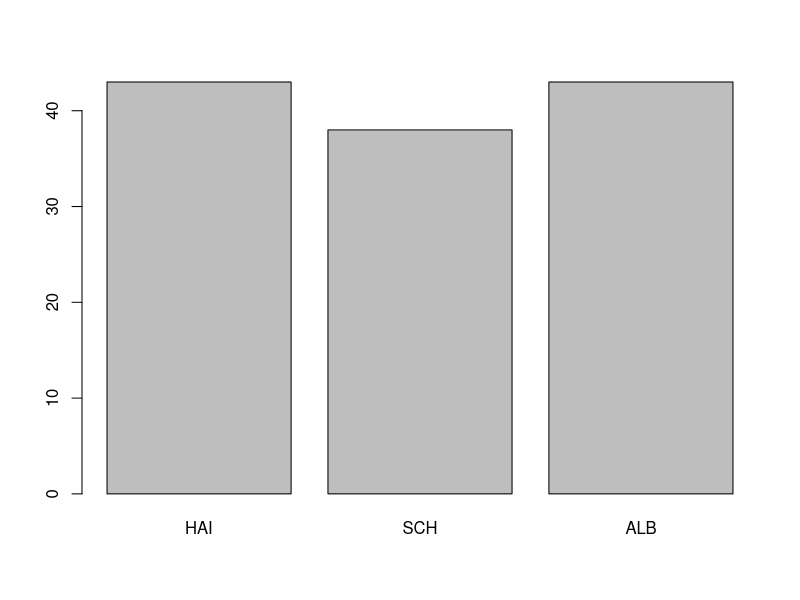
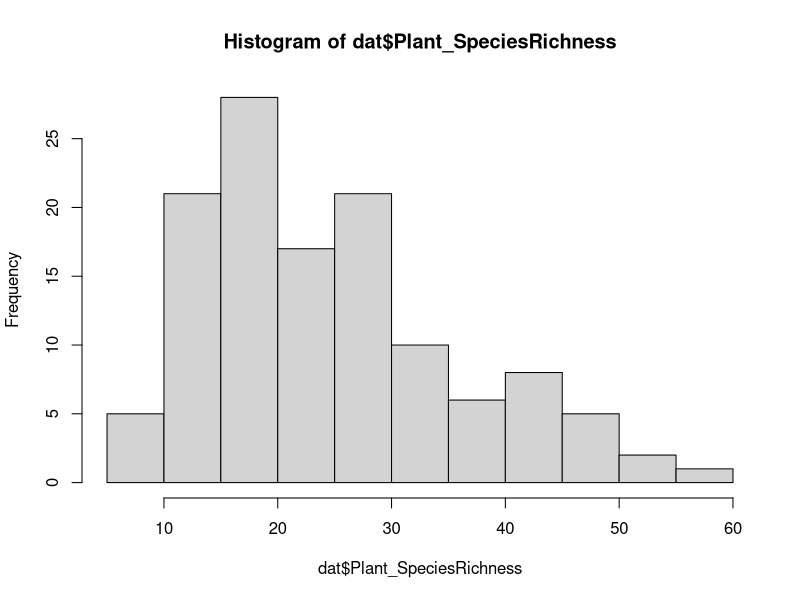
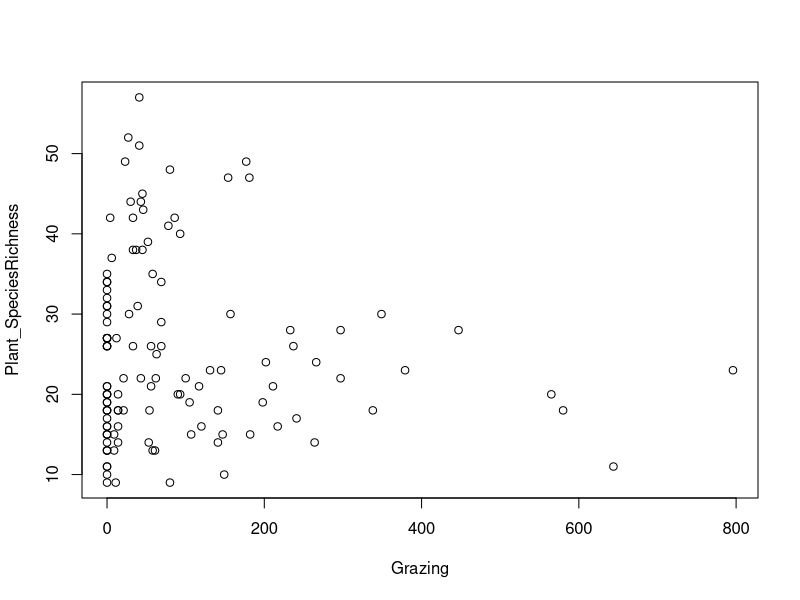
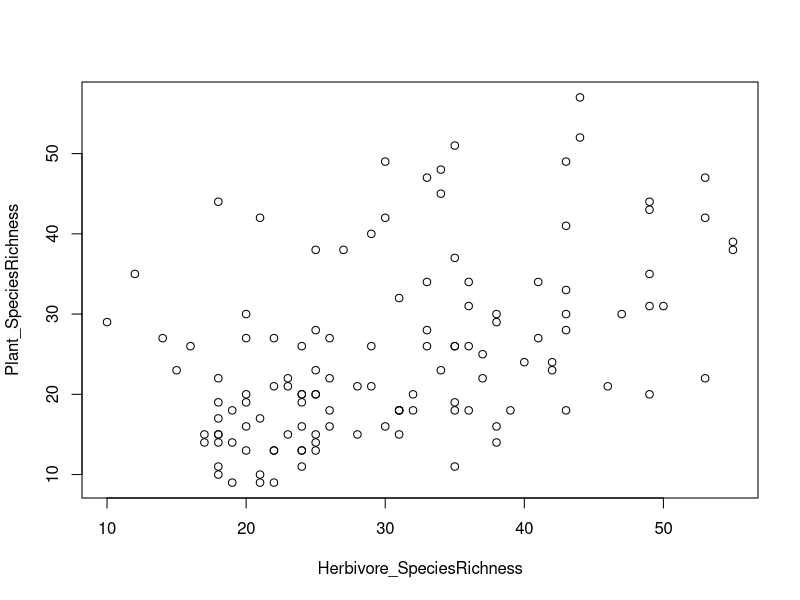
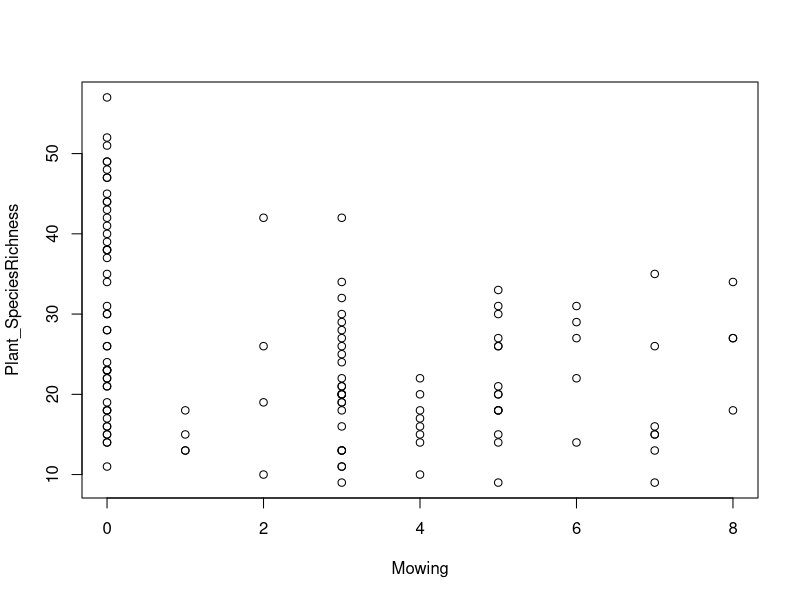
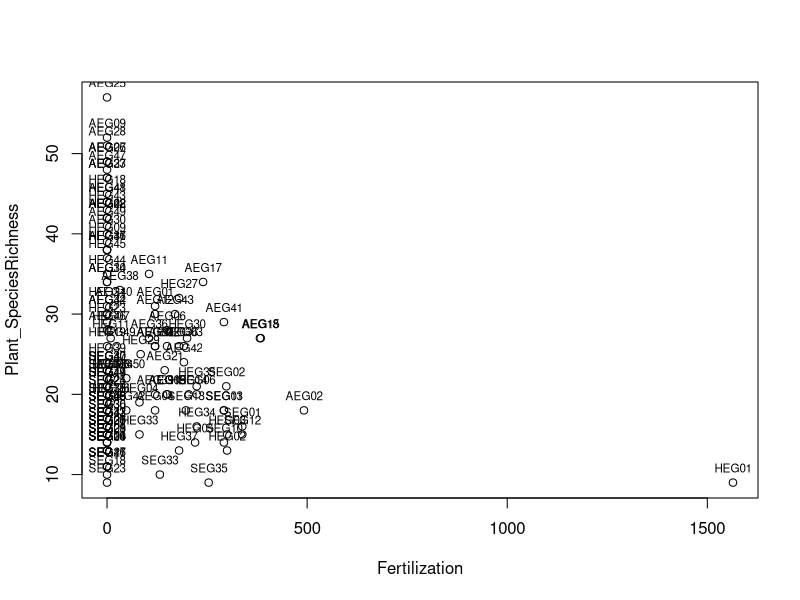
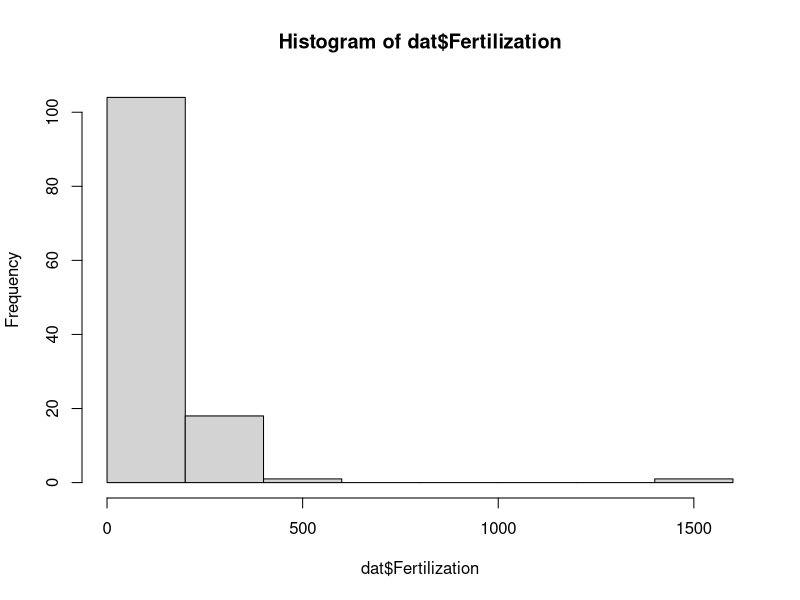
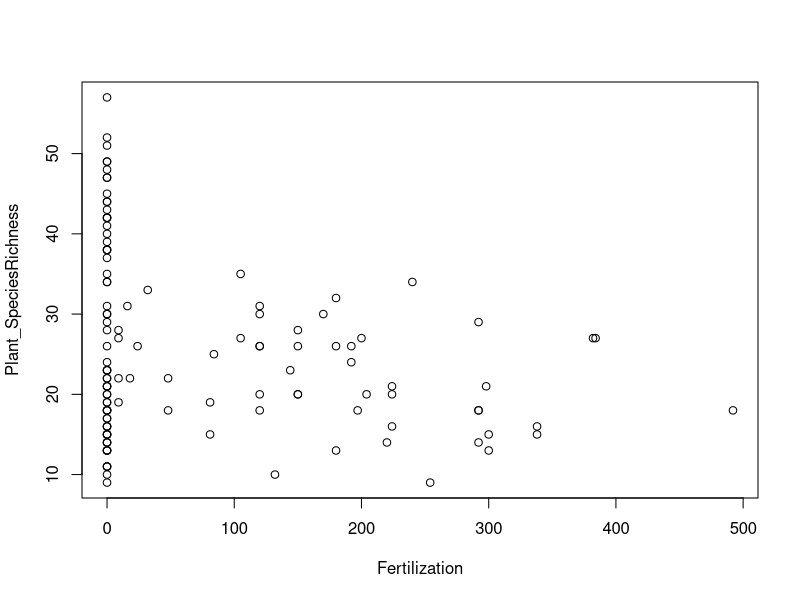

Reproduce these figures in R, in order.
###################################
## Biodiversity Exploratories    ##
## Introduction to stats with R  ##
## code by Caterina Penone       ##
## caterina.penone@ips.unibe.ch  ##
## Long version                  ##
###################################

install.packages(c("ggplot2", "MASS", "effects", "car", "corrplot", "GGally"))

library(corrplot)
library(car)
library(GGally)
library(effects)

# The folder structure is assumed to be identical to the folder structure in GitHub,
#  see https://github.com/biodiversity-exploratories-synthesis/Synthesis_courses_workshops
#  the required dataset is saved in the same folder as this script.
getwd() # double-check if your working directory is where you expect it to be 
        #  --> wherever you store this script and the according dataset.
setwd("Help_desk_Fall_2021/")

##### Data exploration #####
#read arthropod - plant dataset
dat <- read.table("example_data_linear_models.txt", h=T, sep="\t")

#have a look at the data
dim(dat)
names(dat)
head(dat)
summary(dat)

# check data types in the data
str(dat)
# 3 columns are characters, but should be factors
# region
#recode the regions names (to avoid problems with special characters)
dat$Region <- sub("Schwäbische Alb", "ALB", dat$Region)
dat$Region <- sub("Schorfheide-Chorin", "SCH", dat$Region)
dat$Region <- sub("Hainich-Dün", "HAI", dat$Region)
class(dat$Region) #it's a character
dat$Region <- as.factor(dat$Region) # convert to factor
levels(dat$Region) <- c("HAI", "SCH", "ALB")
# PlotID
dat$PlotID <- as.factor(dat$PlotID)
# Lifestock
dat$Lifestock <- as.factor(dat$Lifestock)

#explore the dataset with simple plots
plot(dat$Region)
hist(dat$Plant_SpeciesRichness)

plot(Plant_SpeciesRichness~Grazing, data=dat)
plot(Plant_SpeciesRichness~Herbivore_SpeciesRichness, data=dat)
plot(Plant_SpeciesRichness~Mowing, data=dat)
plot(Plant_SpeciesRichness~Fertilization, data=dat)

#an outlier.. which plot is that?
text(Plant_SpeciesRichness~Fertilization, data=dat, labels=PlotID, cex=0.7, pos=3)

#check HEG01 in the dataset
dat[dat$PlotID == "HEG01",]
hist(dat$Fertilization)

#it does not seem realistic, it is an outlier that we can probably remove
dat <- dat[dat$PlotID != "HEG01",]
dim(dat) #one plot less

#we plot the data again
plot(Plant_SpeciesRichness~Fertilization, data=dat)

#two categorical variables
plot(dat$Region, dat$Lifestock)

#one categorical, one numerical variable
plot(Plant_SpeciesRichness~Region, data=dat)

#standardize the LUI components and calculate LUI
dat$Fstd <- sapply(dat$Fertilization, function(x)x/mean(dat$Fertilization,na.rm=T))
#sapply(dat$Fertilization, function(x)x/mean(dat$Fertilization,na.rm=T)) means: apply to each 
#element (x) of dat$Fertilization a function that divides x by the mean of dat$Fertilization and return a vector
#that will be a new column in my dataset called Fstd (dat$Fstd)
dat$Gstd <- sapply(dat$Grazing, function(x)x/mean(dat$Grazing,na.rm=T))
dat$Mstd <- sapply(dat$Mowing, function(x)x/mean(dat$Mowing,na.rm=T))

#LUI is the square root of the sum of the 3 components
dat$LUI <- sqrt(rowSums(dat[,c("Fstd","Gstd","Mstd")], na.rm=T))

plot(Plant_SpeciesRichness~LUI, data=dat)

#we want to know how correlated are the variables in our dataset
#correlation matrix, spearman correlations (all variables are not normally distributed)
M <- cor(dat[,c(3:12,14:17)], method="spearman") #we select the numerical ones
pairs(dat[,c(3,4,5,7,9,10,11,12)], pch = 21)
pairs(dat[,c(7,9,10,11)], pch = 21) #fewer
ggpairs(dat[,c(7,9,10,11)])
M <- cor(dat[,c(3,7,9,10,11)], method="spearman")
corrplot(M)
corrplot(M, addCoef.col = "black")

#Explore Livestock variable
plot(LUI~Lifestock, data=dat)
summary(dat$Lifestock) #this variable is very unbalanced, only one point for sheep/goat

dat$Lifestock <- gsub(pattern="cattle_horse", replacement="cattle", x=dat$Lifestock)
dat$Lifestock <- gsub(pattern="sheep/goat", replacement="sheep", x=dat$Lifestock)
dat$Lifestock <- as.factor(dat$Lifestock)
summary(dat$Lifestock) #now the categories are more balanced


##### Linear model #####

#simplest linear model
mod0 <- lm(Plant_SpeciesRichness ~ LUI, data=dat)

#explore the results
summary(mod0)

#calculate residual standard error
k <- length(mod0$coefficients)-1 #Subtract one to ignore intercept
SSE <- sum(mod0$residuals**2) 
n <- length(mod0$residuals)
sqrt(SSE/(n-(1+k))) #Residual Standard Error

#calculate multiple R-Squared
SSyy <- sum((dat$Plant_SpeciesRichness-mean(dat$Plant_SpeciesRichness))**2)
SSE <- sum(mod0$residuals**2)
(SSyy-SSE)/SSyy

#calculate adjusted R-squared
n <- length(dat$Plant_SpeciesRichness)
k <- length(mod0$coefficients)-1 #Subtract one to ignore intercept
1-(SSE/SSyy)*(n-1)/(n-(k+1))

#extract model information
coef(mod0)
fitted(mod0)
residuals(mod0)
predict(mod0, interval="confidence")

#### Check model assumptions ####
hist(residuals(mod0))
shapiro.test(residuals(mod0))
# interpretation of p-values form shapiro.test : 
# p > 0.05 : data distribution does not differ from normality
#   --> assume normality.
# p < 0.05 : deviance from normality --> don't assume normality
# http://www.sthda.com/english/wiki/normality-test-in-r
qqnorm(residuals(mod0))
qqline(residuals(mod0))

par(mfrow=c(2,2)) #with this all graphs will be in the same plot (see plot course on Friday)
plot(mod0)
dev.off() # make plots disappear and have graphs in their own's windows again

#influential Observations, Cook's D plot - identify D values > 4/(n-k-1) 
cutoff <- 4/((nrow(dat)-length(mod0$coefficients)-2)) # cutoff at 0.03361345
plot(mod0, which=4, cook.levels=cutoff)

#### Transformation of the response variable ####
#for this example we will use the richness of predators as response
plot(dat$Predator_SpeciesRichness ~ dat$Herbivore_biomass)
mod0.1 <- lm(Predator_SpeciesRichness ~ Herbivore_biomass, data=dat)
summary(mod0.1)
par(mfrow=c(2,2))
plot(mod0.1)
plot(lm(log(Predator_SpeciesRichness+1)~LUI,data=dat))
hist(dat$Predator_SpeciesRichness)
hist(log(dat$Predator_SpeciesRichness))

#### Check outliers ###
dat[22,] #it seems that species richness is very high, but it's normal
dat[100,] #any reason for this plot to be an outlier?
hist(dat$Plant_SpeciesRichness)

#### Visualise results ####
#visualise results with the effects package
ef <- effect("LUI", mod0)
plot(ef)

#extract effects to plot them with ggplot
efdf <- data.frame(ef)


#### Partial linear regression ####
#Two continuous variables
mod1 <- lm(Plant_SpeciesRichness ~ LUI + Herbivore_SpeciesRichness, data=dat)
summary(mod1)
anova(mod1)
plot(effect("LUI", mod1))
plot(allEffects(mod1))

mod1 <- lm(Plant_SpeciesRichness ~ Herbivore_SpeciesRichness + LUI, data=dat)
summary(mod1)
anova(mod1)

#Continuous and categorical
mod2 <- lm(Plant_SpeciesRichness ~ Region + LUI + Herbivore_SpeciesRichness, data=dat)
summary(mod2)
levels(dat$Region)

anova(mod2)

#Interactions
mod3 <- lm(Plant_SpeciesRichness ~ Region*LUI, data=dat)
summary(mod3)

anova(mod3)

plot(allEffects(mod3))

#Exercice: create a model with an interaction and plot it

#### Variables standardization ####
mod4 <- lm(Plant_SpeciesRichness ~ LUI + Herbivore_SpeciesRichness, data=dat)
summary(mod4)

#center variables
dat$LUI_s <- scale(dat$LUI, scale=F)
dat$Herbivore_SpeciesRichness_s <- scale(dat$Herbivore_SpeciesRichness, scale=F)
mod4 <- lm(Plant_SpeciesRichness ~ LUI_s + Herbivore_SpeciesRichness_s, data=dat)
summary(mod4)

#scale variables
dat$LUI_s <- scale(dat$LUI, center=F)
dat$Herbivore_SpeciesRichness_s <- scale(dat$Herbivore_SpeciesRichness, center=F)
mod4 <- lm(Plant_SpeciesRichness ~ LUI_s + Herbivore_SpeciesRichness_s, data=dat)
summary(mod4)

#standardize variables
dat$LUI_s <- scale(dat$LUI)
dat$Herbivore_SpeciesRichness_s <- scale(dat$Herbivore_SpeciesRichness)
mod4 <- lm(Plant_SpeciesRichness ~ LUI_s + Herbivore_SpeciesRichness_s, data=dat)
summary(mod4)


#### Polynomial ####
#quadratic term
mod5 <- lm(Plant_SpeciesRichness ~ Region + LUI + I(LUI^2), data=dat)
summary(mod5)
plot(effect("LUI", mod5))
plot(mod5)

#cubic term
mod5 <- lm(Plant_SpeciesRichness ~ Region + LUI + I(LUI^2) + I(LUI^3), data=dat)
summary(mod5)

#### Potential problems with models ####
#what about the effects of single LUI components?
mod6 <- lm(Plant_biomass ~ Fstd + Gstd + Mstd, data=dat)
summary(mod6)
plot(mod6)

#check correlations between x variables
pairs(dat[,c("Fstd","Gstd", "Mstd")])
cor(dat[,c("Fstd","Gstd", "Mstd")])

#check multicollinearity with variance inflation factors
vif(mod6)

#mowing is higly correlated with both fertilization (and grazing) -> they should not be together in the model
mod7 <- lm(Plant_biomass ~ Fstd + Gstd, data=dat)
summary(mod7)
par(mfrow=c(2,2))
plot(mod7)

#### Model predictions ####
mod8 <- lm(Plant_biomass ~ Region + LUI, data=dat)
summary(mod8)
plot(mod8) #the model meets the assumptions, we can use it to make predictions

#create new LUI (new plots in each region)
summary(dat$LUI) #to have an idea of actual LUI values
summary(dat[dat$Region=="ALB","LUI"]) #and only in the ALB
newLUI_ALB <- data.frame(Region=rep("ALB",10),
                         LUI=c(0.1,0.2,0.3,0.4,0.7,2,3,3.5,4,5))
predict(mod8, newLUI_ALB)

preds <- data.frame(predict(mod8, newLUI_ALB, interval = "confidence"))

# plot
plot(Plant_biomass~LUI, data= dat, type="n")
# add fill
polygon(c(rev(newLUI_ALB$LUI), newLUI_ALB$LUI), c(rev(preds[ ,3]), preds[ ,2]), col = 'grey80', border = NA)
# model
coefficients(mod8)
abline(mod8$coef[1]+mod8$coef[3], mod8$coef[4])
# intervals
lines(newLUI_ALB$LUI, preds[ ,3], lty = 'dashed', col = 'red')
lines(newLUI_ALB$LUI, preds[ ,2], lty = 'dashed', col = 'red')
#add observed and predicted dots
points(preds$fit ~ newLUI_ALB$LUI, data= dat, col= "red")
points(Plant_biomass~LUI, data=dat, col="blue")
